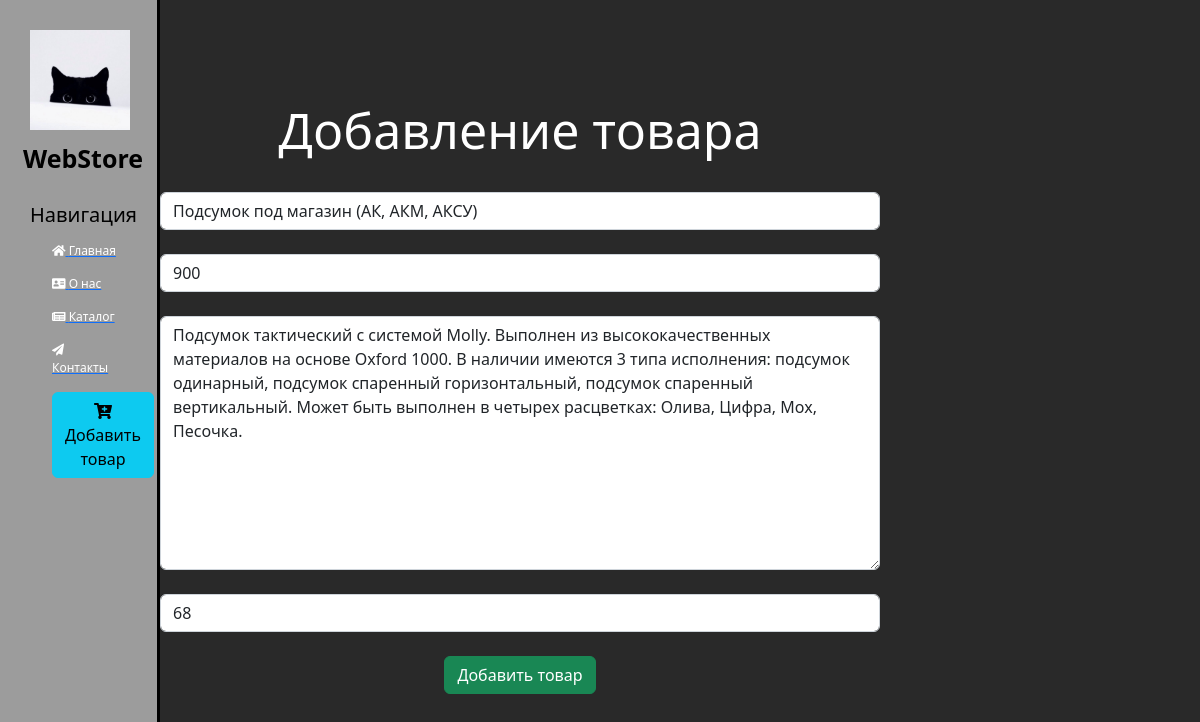
Screenshot of /news/3/update with the database file from the repository.
### news/models.py (models this page shows, shortened)
class articles(models.Model):
    title = models.CharField('Наименование', max_length=50)
    price = models.CharField('Цена', max_length=50)
    description = models.TextField('Описание')
    remains = models.IntegerField('Остаток')
    class Meta:
        verbose_name = 'Товар'
        verbose_name_plural = 'Товары'

### news/views.py (the view)
# urls.py: path('<int:pk>/update', views.NewsUpdateView.as_view(), name='news-update'),
class NewsUpdateView(UpdateView):
    model = articles
    template_name = 'news/add_to_cart.html'
    form_class = ArticlesForm

### news/forms.py
class ArticlesForm(ModelForm):
    class Meta:
        model = articles
        fields = ['title', 'price', 'description', 'remains']
        widgets = {
            'title': TextInput(attrs={
                'class': 'form-control',
                'placeholder': 'Наименование товара'
            }),
            'price': TextInput(attrs={
                'class': 'form-control',
                'placeholder': 'Цена'
            }),
            'description': Textarea(attrs={
                'class': 'form-control',
                'placeholder': 'Описание'
            }),
            'remains': TextInput(attrs={
                'class': 'form-control',
                'placeholder': 'Остаток'
            })
        }

### news/templates/news/add_to_cart.html (shortened to what this page needs)
{% extends 'main/layout.html' %}
{% block content %}
    <div class="features">
        <h1>Добавление товара</h1>
        <form method="post">
            {% csrf_token %}<br>
            {{ form.title }}<br>
            {{ form.price }}<br>
            {{ form.description }}<br>
            {{ form.remains }}<br>
            <button class="btn btn-success" type="submit">Добавить товар</button>
        </form>
    </div>
{% endblock %}

### main/static/main/css/main.css (style rules this page uses)
body { background: #292929; }
main .features { float: left; color: #FFFFFF; margin-top: 100px; text-align: center; width: 60%; }
main .features h1 { font-size: 50px; }

### rows the page displays
articles: title "Подсумок под магазин (АК, АКМ, АКСУ)", price "900", description "Подсумок тактический с системой Molly. Выполнен из высококачественных материалов на основе Oxford 1000. В наличии имеются 3 типа исполнения: подсумок одинарный, подсумок спаренный горизонтальный, подсумок спаренный вертикальный. Может быть выполнен в четырех расцветках: Олива, Цифра, Мох, Песочка.", remains "68"
